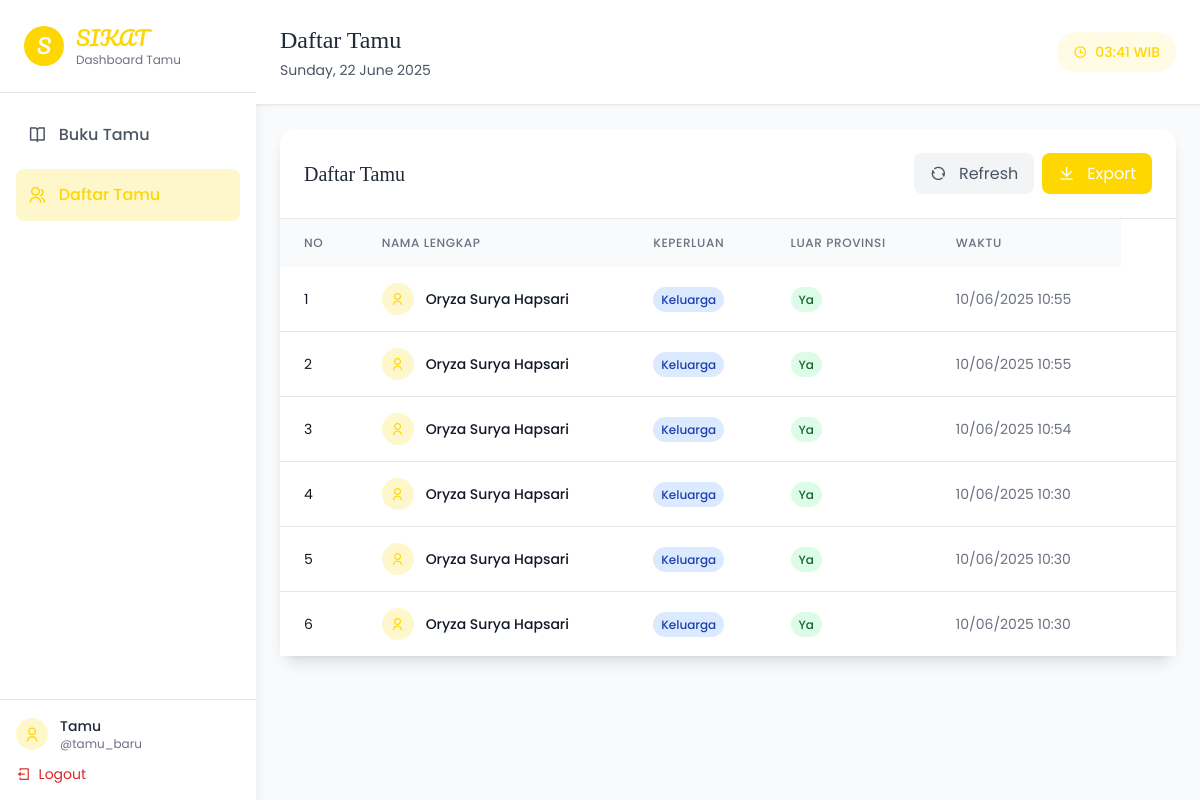
Screenshot of /tamu_dashboard.php?page=daftar-tamu (signed in) with the database file from the repository.
### tables this page shows
CREATE TABLE `tamu` (
  `id` int NOT NULL,
  `nama` varchar(100) NOT NULL,
  `keperluan` enum('Keluarga','Teman','Rekan') NOT NULL,
  `area` varchar(50) NOT NULL,
  `luar_provinsi` enum('Ya','Tidak') NOT NULL DEFAULT 'Tidak',
  `waktu` datetime NOT NULL DEFAULT CURRENT_TIMESTAMP
);

### tamu_dashboard.php (the view, shortened to what this page needs)
    <?php
    require 'koneksi.php';
    $username = $_SESSION['username'];
    $fullName = $_SESSION['full_name'] ?? 'Tamu';
    $page = $_GET['page'] ?? 'buku-tamu';
    try {
    $stmt = $pdo->prepare("SELECT COUNT(*) as total FROM tamu WHERE DATE(waktu) = CURDATE()");
    $stmt->execute();
    $totalHariIni = $stmt->fetch()['total'];
    $stmt = $pdo->prepare("SELECT COUNT(*) as total FROM tamu");
    $stmt->execute();
    $totalKeseluruhan = $stmt->fetch()['total'];
        $stmt = $pdo->prepare("SELECT * FROM tamu ORDER BY waktu DESC LIMIT 5");
        $stmt->execute();
        $tamuTerbaru = $stmt->fetchAll();
    } catch (Exception $e) {
        $error = "Error: " . $e->getMessage();
    }
    ?>
    <!DOCTYPE html>
    <html lang="id">
    <head>
        <script src="https://cdn.tailwindcss.com"></script>
        <link rel="stylesheet" href="https://cdnjs.cloudflare.com/ajax/libs/remixicon/4.6.0/remixicon.min.css">
    </head>
    <body class="bg-gray-50 min-h-screen">
        <div class="flex h-screen">
            <aside class="w-64 bg-white shadow-lg">
                <div class="p-6 border-b border-gray-200">
                    <div class="flex items-center space-x-3">
                        <div class="w-10 h-10 bg-gold rounded-full flex items-center justify-center">
                            <span class="text-xl font-script text-white">S</span>
                        </div>
                        <div>
                            <h1 class="text-xl font-script text-gold">SIKAT</h1>
                            <p class="text-xs text-gray-500">Dashboard Tamu</p>
                        </div>
                    </div>
                </div>
                <nav class="p-4">
                    <ul class="space-y-2">
                        <li>
                            <a href="?page=buku-tamu"
                            class="flex items-center space-x-3 p-3 rounded-lg transition-colors duration-200 <?= ($page === 'buku-tamu') ? 'bg-gold bg-opacity-20 text-gold' : 'text-gray-600 hover:bg-gray-100' ?>">
                                <i class="ri-book-open-line text-lg"></i>
                                <span class="font-medium">Buku Tamu</span>
                            </a>
                        </li>
                        <li>
                            <a href="?page=daftar-tamu"
                            class="flex items-center space-x-3 p-3 rounded-lg transition-colors duration-200 <?= ($page === 'daftar-tamu') ? 'bg-gold bg-opacity-20 text-gold' : 'text-gray-600 hover:bg-gray-100' ?>">
                                <i class="ri-group-line text-lg"></i>
                                <span class="font-medium">Daftar Tamu</span>
                            </a>
                        </li>
                    </ul>
                </nav>
                <div class="absolute bottom-0 w-64 p-4 border-t border-gray-200 bg-white">
                    <div class="flex items-center space-x-3 mb-3">
                        <div class="w-8 h-8 bg-gold bg-opacity-20 rounded-full flex items-center justify-center">
                            <i class="ri-user-line text-gold"></i>
                        </div>
                        <div class="flex-1">
                            <p class="text-sm font-medium text-gray-800"><?= htmlspecialchars($fullName) ?></p>
                            <p class="text-xs text-gray-500">@<?= htmlspecialchars($username) ?></p>
                        </div>
                    </div>
                    <a href="?logout=1"
                    class="flex items-center space-x-2 text-red-600 hover:text-red-700 text-sm">
                        <i class="ri-logout-box-line"></i>
                        <span>Logout</span>
                    </a>
                </div>
            </aside>
            <main class="flex-1 overflow-y-auto">
                <header class="bg-white shadow-sm border-b border-gray-200 p-6">
                    <div class="flex justify-between items-center">
                        <div>
                            <h2 class="text-2xl font-serif text-gray-800">
                                <?php
                                switch($page) {
                                    case 'daftar-tamu':
                                        echo 'Daftar Tamu';
                                        break;
                                }
                                ?>
                            </h2>
                            <p class="text-gray-600 text-sm mt-1">
                                <?= date('l, d F Y') ?>
                            </p>
                        </div>
                        <div class="flex items-center space-x-4">
                            <div class="bg-gold bg-opacity-10 px-4 py-2 rounded-full">
                                <span class="text-gold text-sm font-medium">
                                    <i class="ri-time-line mr-1"></i>
                                    <?= date('H:i' ) ?> WIB
                                </span>
                            </div>
                        </div>
                    </div>
                </header>
                <div class="p-6">
                    <?php if ($page === 'buku-tamu'): ?>
                        <div class="bg-white rounded-2xl shadow-lg p-6">
                            <div class="flex items-center justify-between mb-6">
                                <h3 class="text-xl font-serif text-gray-800">Form Buku Tamu</h3>
                                <a href="bukutamu.php" target="_blank"
                                class="bg-gold text-white px-4 py-2 rounded-lg hover:bg-gold-dark transition">
                                    <i class="ri-external-link-line mr-2"></i>
                                    Buka Form
                                </a>
                            </div>
                            <div class="grid grid-cols-1 md:grid-cols-2 gap-6 mb-6">
                                <div class="bg-gradient-to-r from-gold to-gold-dark p-6 rounded-xl text-white">
                                    <div class="flex items-center justify-between">
                                        <div>
                                            <p class="text-sm opacity-90">Tamu Hari Ini</p>
                                            <p class="text-3xl font-bold"><?= $totalHariIni ?></p>
                                        </div>
                                        <i class="ri-calendar-today-line text-3xl opacity-80"></i>
                                    </div>
                                </div>
                                <div class="bg-gradient-to-r from-blue-500 to-blue-600 p-6 rounded-xl text-white">
                                    <div class="flex items-center justify-between">
                                        <div>
                                            <p class="text-sm opacity-90">Total Tamu</p>
                                            <p class="text-3xl font-bold"><?= $totalKeseluruhan ?></p>
                                        </div>
                                        <i class="ri-group-line text-3xl opacity-80"></i>
                                    </div>
                                </div>
                            </div>
                            <div class="bg-gray-50 rounded-xl p-6">
                                <h4 class="font-medium text-gray-800 mb-4">Preview Form Buku Tamu</h4>
                                <div class="space-y-3">
                                    <div class="flex items-center space-x-3 text-gray-600">
                                        <i class="ri-user-line"></i>
                                        <span>Input: Nama Lengkap</span>
                                    </div>
                                    <div class="flex items-center space-x-3 text-gray-600">
                                        <i class="ri-question-line"></i>
                                        <span>Select: Keperluan (Keluarga/Teman/Rekan)</span>
                                    </div>
                                    <div class="flex items-center space-x-3 text-gray-600">
                                        <i class="ri-map-pin-line"></i>
                                        <span>Select: Tamu Luar Provinsi (Ya/Tidak)</span>
                                    </div>
                                </div>
                            </div>
                        </div>
                    <?php elseif ($page === 'daftar-tamu'): ?>
                        <div class="bg-white rounded-2xl shadow-lg">
                            <div class="p-6 border-b border-gray-200">
                                <div class="flex justify-between items-center">
                                    <h3 class="text-xl font-serif text-gray-800">Daftar Tamu</h3>
                                    <div class="flex space-x-2">
                                        <button onclick="refreshTable()"
                                                class="bg-gray-100 text-gray-600 px-4 py-2 rounded-lg hover:bg-gray-200 transition">
                                            <i class="ri-refresh-line mr-2"></i>
                                            Refresh
                                        </button>
                                        <button onclick="exportData()"
                                                class="bg-gold text-white px-4 py-2 rounded-lg hover:bg-gold-dark transition">
                                            <i class="ri-download-line mr-2"></i>
                                            Export
                                        </button>
                                    </div>
                                </div>
                            </div>
                            <div class="overflow-x-auto">
                                <table class="w-full">
                                    <thead class="bg-gray-50">
    <tr>
        <th class="px-6 py-4 text-left text-xs font-medium text-gray-500 uppercase tracking-wider">No</th>
        <th class="px-6 py-4 text-left text-xs font-medium text-gray-500 uppercase tracking-wider">Nama Lengkap</th>
        <th class="px-6 py-4 text-left text-xs font-medium text-gray-500 uppercase tracking-wider">Keperluan</th>
        <th class="px-6 py-4 text-left text-xs font-medium text-gray-500 uppercase tracking-wider">Luar Provinsi</th>
        <th class="px-6 py-4 text-left text-xs font-medium text-gray-500 uppercase tracking-wider">Waktu</th>
    </tr>
</thead>
                                    <tbody class="bg-white divide-y divide-gray-200">
                                        <?php
                                        try {
                                            $stmt = $pdo->prepare("SELECT * FROM tamu ORDER BY waktu DESC");
                                            $stmt->execute();
                                            $allTamu = $stmt->fetchAll();
                                            if (count($allTamu) > 0) {
                                                foreach ($allTamu as $index => $tamu) {
                                                    echo "<tr class='hover:bg-gray-50'>";
                                                    echo "<td class='px-6 py-4 whitespace-nowrap text-sm text-gray-900'>" . ($index + 1) . "</td>";
                                                    echo "<td class='px-6 py-4 whitespace-nowrap'>
                                                            <div class='flex items-center'>
                                                                <div class='w-8 h-8 bg-gold bg-opacity-20 rounded-full flex items-center justify-center mr-3'>
                                                                    <i class='ri-user-line text-gold text-sm'></i>
                                                                </div>
                                                                <span class='text-sm font-medium text-gray-900'>" . htmlspecialchars($tamu['nama']) . "</span>
                                                            </div>
                                                        </td>";
                                                    echo "<td class='px-6 py-4 whitespace-nowrap'>
                                                            <span class='px-2 py-1 text-xs font-medium bg-blue-100 text-blue-800 rounded-full'>" . htmlspecialchars($tamu['keperluan']) . "</span>
                                                        </td>";
                                                  echo "<td class='px-6 py-4 whitespace-nowrap'>
                                                            <span class='px-2 py-1 text-xs font-medium " . ($tamu['luar_provinsi'] === 'Ya' ? 'bg-green-100 text-green-800' : 'bg-gray-100 text-gray-800') . " rounded-full'>" . htmlspecialchars($tamu['luar_provinsi']) . "</span>
                                                        </td>";
                                                    echo "<td class='px-6 py-4 whitespace-nowrap text-sm text-gray-500'>" . date('d/m/Y H:i', strtotime($tamu['waktu'])) . "</td>";
                                                    echo "<td class='px-6 py-4 whitespace-nowrap text-sm font-medium'>
                                                        </td>";
                                                    echo "</tr>";
                                                }
                                            } else {
                                                echo "<tr><td colspan='7' class='px-6 py-12 text-center text-gray-500'>
                                                        <i class='ri-inbox-line text-4xl mb-2 block'></i>
                                                        Belum ada data tamu
                                                    </td></tr>";
                                            }
                                        } catch (Exception $e) {
                                            echo "<tr><td colspan='7' class='px-6 py-4 text-center text-red-500'>Error: " . $e->getMessage() . "</td></tr>";
                                        }
                                        ?>
                                    </tbody>
                                </table>
                            </div>
                        </div>
                    <?php endif; ?>
                </div>
            </main>
        </div>
    </body>
    </html>

### rows the page displays
tamu: nama "Oryza Surya Hapsari", keperluan "Keluarga", luar_provinsi "Ya", waktu "10/06/2025 10:55"
tamu: nama "Oryza Surya Hapsari", keperluan "Keluarga", luar_provinsi "Ya", waktu "10/06/2025 10:55"
tamu: nama "Oryza Surya Hapsari", keperluan "Keluarga", luar_provinsi "Ya", waktu "10/06/2025 10:54"
tamu: nama "Oryza Surya Hapsari", keperluan "Keluarga", luar_provinsi "Ya", waktu "10/06/2025 10:30"
tamu: nama "Oryza Surya Hapsari", keperluan "Keluarga", luar_provinsi "Ya", waktu "10/06/2025 10:30"
tamu: nama "Oryza Surya Hapsari", keperluan "Keluarga", luar_provinsi "Ya", waktu "10/06/2025 10:30"

### other values shown
$fullName "Tamu"
$username "tamu_baru"
